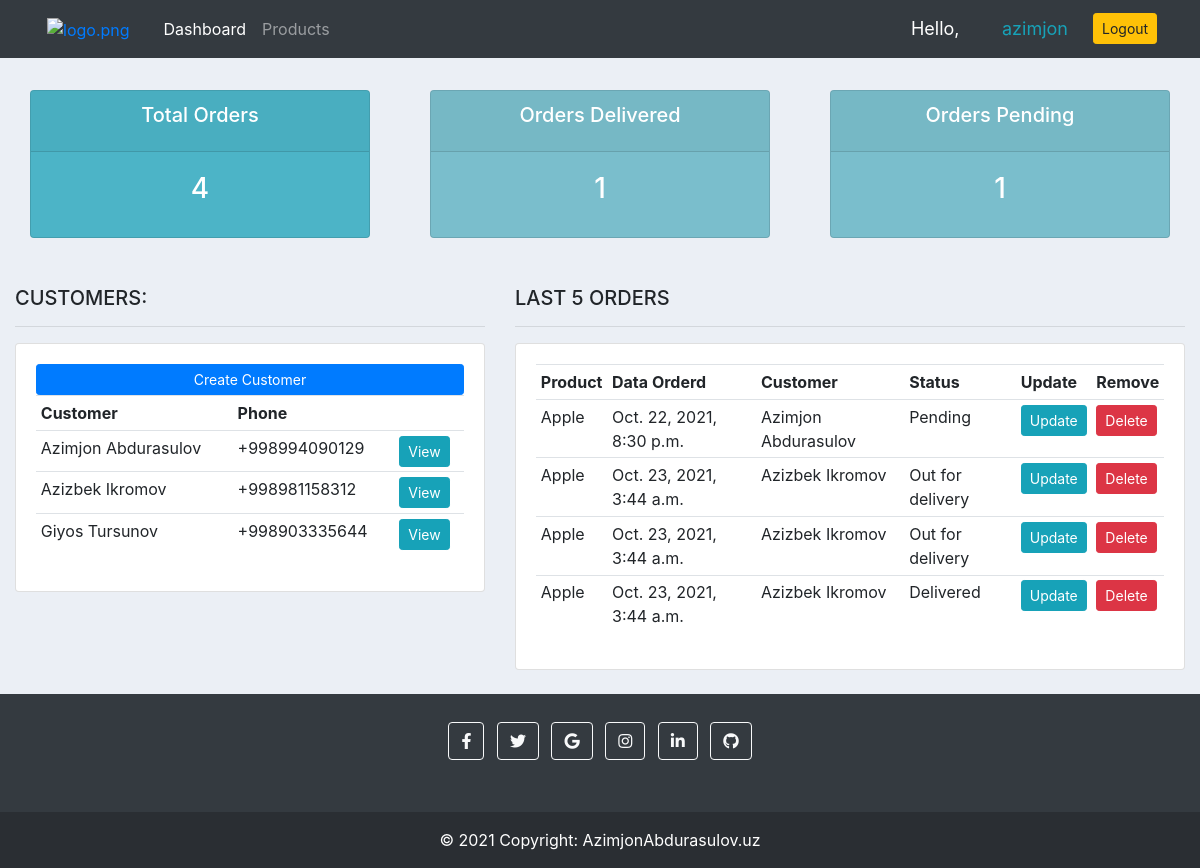
The app's page / (signed in), older data.
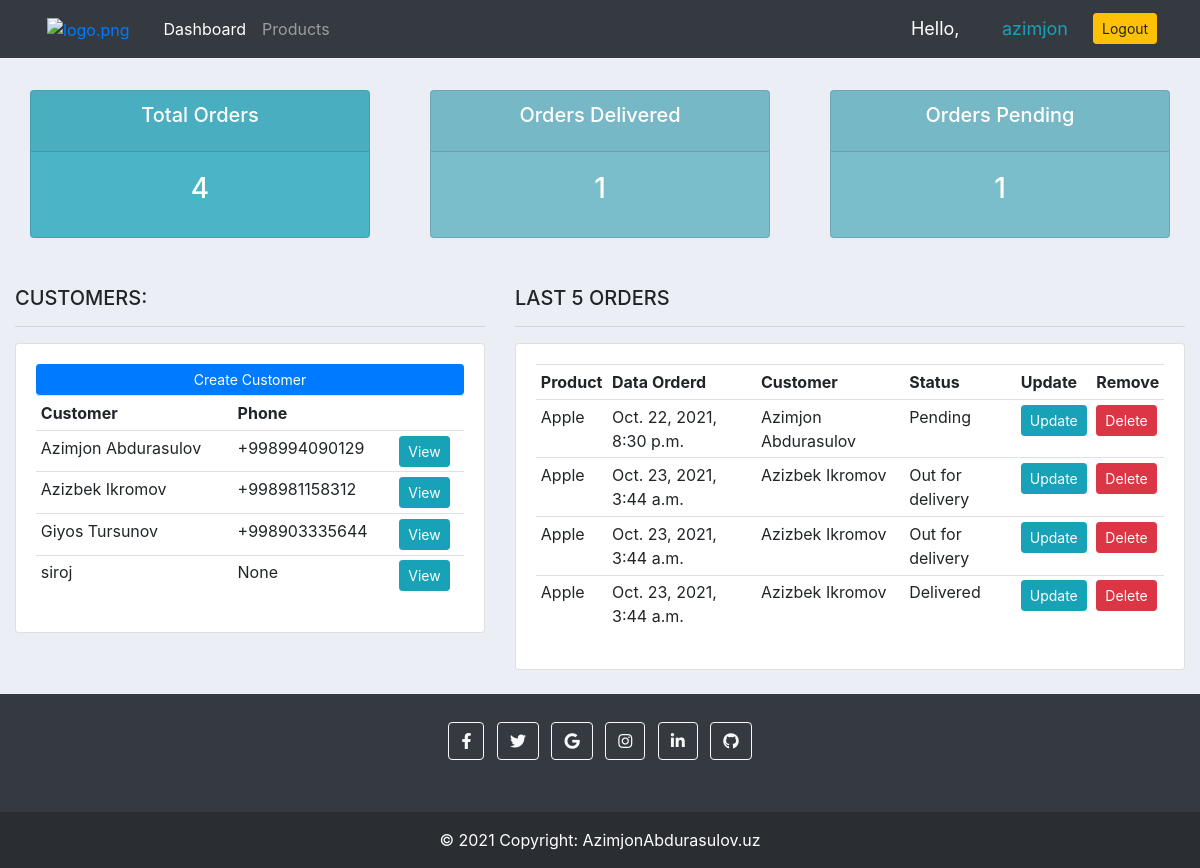
The same page, newer data.
### accounts/models.py (models this page shows, shortened)
class Customer(models.Model):
    user = models.OneToOneField(User, on_delete=models.CASCADE, null=True, blank=True)
    name = models.CharField(max_length=200, null=True)
    phone = models.CharField(max_length=200, null=True)
    email = models.CharField(max_length=200, null=True)
    profile_pic = models.ImageField(default="profile1.png", upload_to="Profile/", null=True, blank=True)
    date_created = models.DateTimeField(auto_now_add=True)
    def __str__(self):
        return str(self.name)

class Order(models.Model):
    STATUS = (
        ('Pending', 'Pending'),
        ('Out for delivery', 'Out for delivery'),
        ('Delivered', 'Delivered'),
    )
    customer = models.ForeignKey(
        Customer,  null=True, on_delete=models.SET_NULL)
    product = models.ForeignKey(Product,  null=True, on_delete=models.SET_NULL)
    date_created = models.DateTimeField(auto_now_add=True, null=True)
    status = models.CharField(max_length=200, null=True, choices=STATUS)
    note = models.CharField(max_length=200, null=True)

class Product(models.Model):
    name = models.CharField(max_length=200, null=True)
    price = models.FloatField(null=True)
    category = models.ForeignKey(Category, max_length=200, null=True, on_delete=models.CASCADE)
    description = models.CharField(max_length=200, null=True, blank=True)
    date_created = models.DateTimeField(auto_now_add=True, null=True)
    def __str__(self):
        return str(self.name)

### accounts/decorators.py (the view)
    def wrapper_function(request, *args, **kwargs):
        grup = None
        if request.user.groups.exists():
            grup = request.user.groups.all()[0].name
        if grup == 'customer':
            return redirect('user-page')
        if grup == 'admin':
            return view_func(request, *args, **kwargs)
        else:
            return HttpResponse('You are not authorzed to viw this page')

### accounts/views.py (called while the page is built)
@login_required(login_url='login')
@admin_only
def home(request):
    orders = Order.objects.all()
    customers = Customer.objects.all()
    total_customers = customers.count()
    total_orders = orders.count()
    delivered = orders.filter(status="Delivered").count()
    panding = orders.filter(status="Pending").count()
    contaxt = {
        'orders': orders,
        'customers': customers,
        'total_orders': total_orders,
        'delivered': delivered,
        'panding': panding,
    }
    return render(request, 'accounts/dashboard.html', contaxt)

### accounts/templates/accounts/dashboard.html (shortened to what this page needs)
{% extends 'accounts/main.html' %}
{% block content %}
{% include 'accounts/status.html' %}
<br>
<div class="row mt-2">
    <div class="col-md-5">
        <h5>CUSTOMERS:</h5>
        <hr>
        <div class="card card-body">
            <a href="" class="btn btn-primary btn-sm btn-block">Create Customer</a>
            <table class="table table-sm">
                <tr>
                    <th>Customer</th>
                    <th>Phone</th>
                    <th></th>
                </tr>
                {% for customer in customers %}
                <tr>
                    <td>{{ customer.name}}</td>
                    <td>{{ customer.phone}}</td>
                    <td><a class="btn btn-sm btn-info" href="{% url 'customer' customer.id %}">View</a></td>
                </tr>
                {% endfor %}
            </table>
        </div>
    </div>
    <div class="col-md-7">
        <h5>LAST 5 ORDERS</h5>
        <hr>
        <div class="card card-body">
            <table class="table table-sm">
                <tr>
                    <th>Product</th>
                    <th>Data Orderd</th>
                    <th>Customer</th>
                    <th>Status</th>
                    <th>Update</th>
                    <th>Remove</th>
                </tr>
                {% for order in orders %}
                <tr>
                    <td>{{ order.product}}</td>
                    <td>{{ order.date_created}}</td>
                    <td>{{ order.customer }}</td>
                    <td>{{ order.status}}</td>
                    <td><a class="btn btn-sm btn-info" href="{% url 'update_order' order.id %}">Update</a></td>
                    <td><a class="btn btn-sm btn-danger" href="{% url 'delete_order' order.id %}">Delete</a></td>
                </tr>
                {% endfor %}
            </table>
        </div>
    </div>
</div>
{% endblock %}

Row changes from the older to the newer data that the page shows:
added Customer: name "siroj", phone "None"
